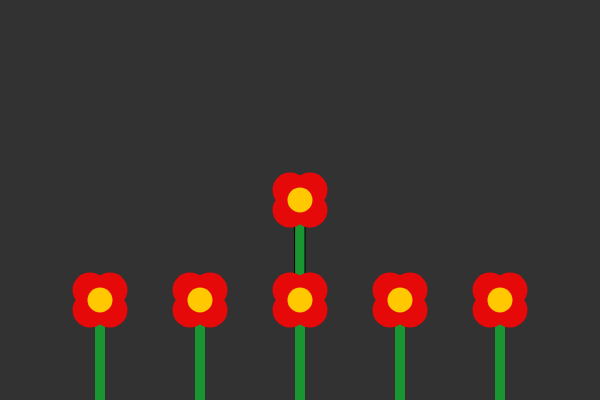
Frame 1 (no input)
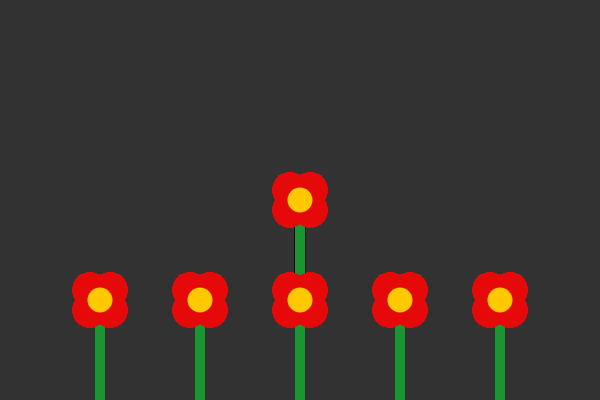
Frame 60 (no input)
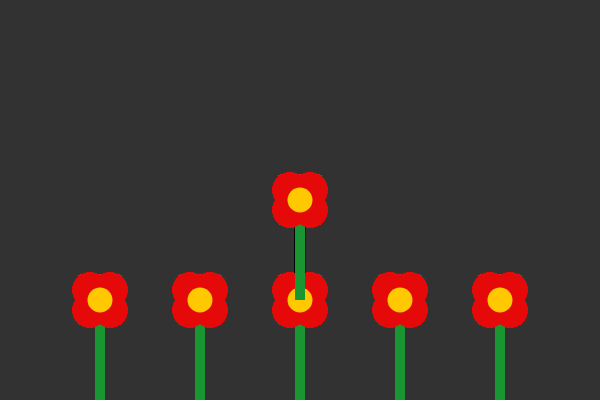
Frame 120 (the mouse pressed at the canvas centre since frame 60)

The p5.js sketch that drew these frames (run headless with seeded random() and noise() and a simulated clock; from frame 60 on, the mouse is pressed at the canvas centre):

// p5.js sketch
// ── sketch.js
function setup(){
   createCanvas(600,400); 
   background(50);
}

function draw(){
    flower(300,200);
    flower(100,300);
    flower(200,300);
    flower(300,300);
    flower(400,300);
    flower(500,300);
    
    if(mouseIsPressed){
        flower(mouseX,mouseY)
    }
}

function flower(x,y){
    //stem
    fill(25,150,50);
    rect(x-5,y,10,100);
    
    //petals
    noStroke();
    fill(229, 9, 9);
    ellipse(x+10,y-10,35,35);
    ellipse(x+10,y+10,35,35);
    ellipse(x-10,y-10,35,35);
    ellipse(x-10,y+10,35,35);
    
    //bulb
    fill(255,200,0);
    ellipse(x,y,25,25)
}
